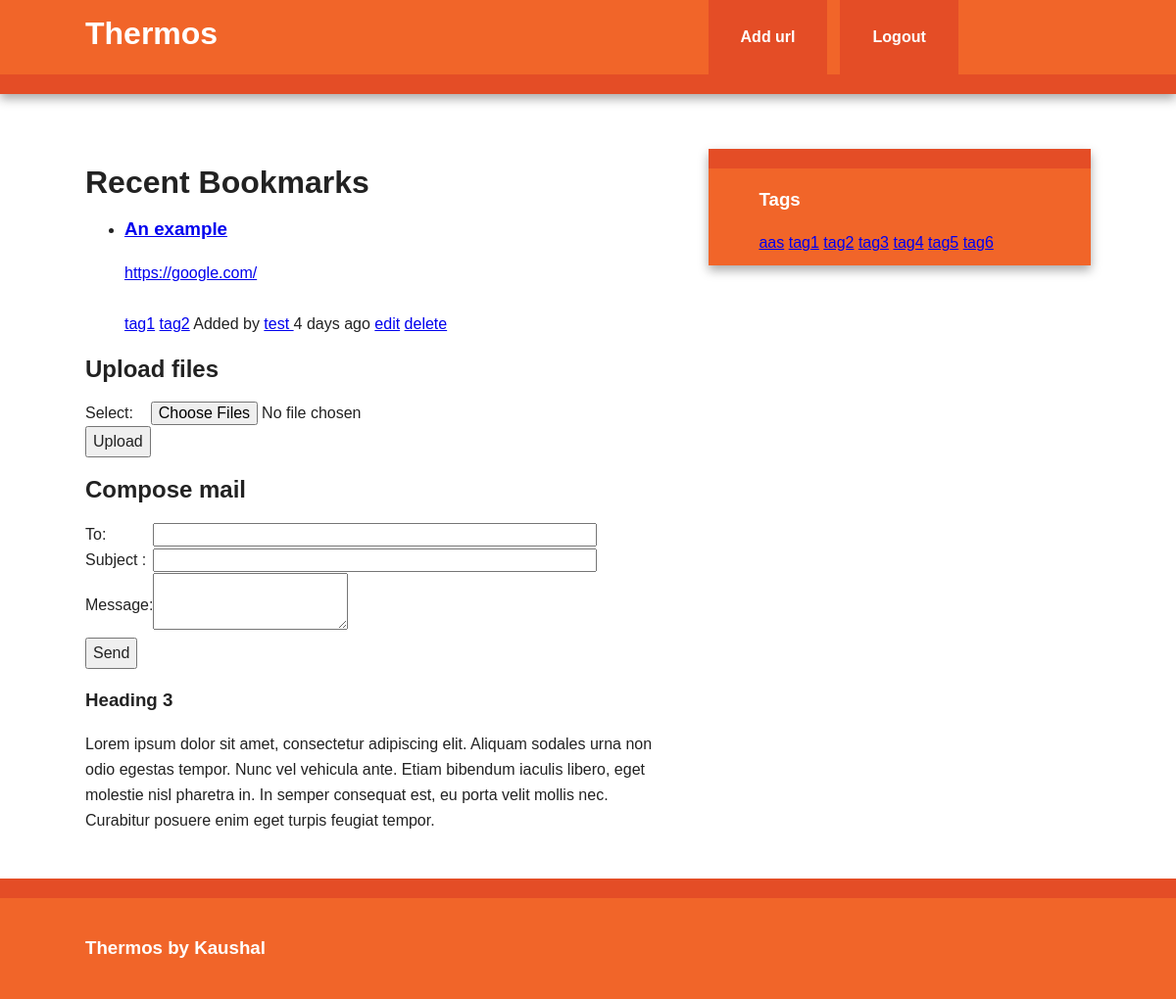
Before: /index (signed in) with the older database file.
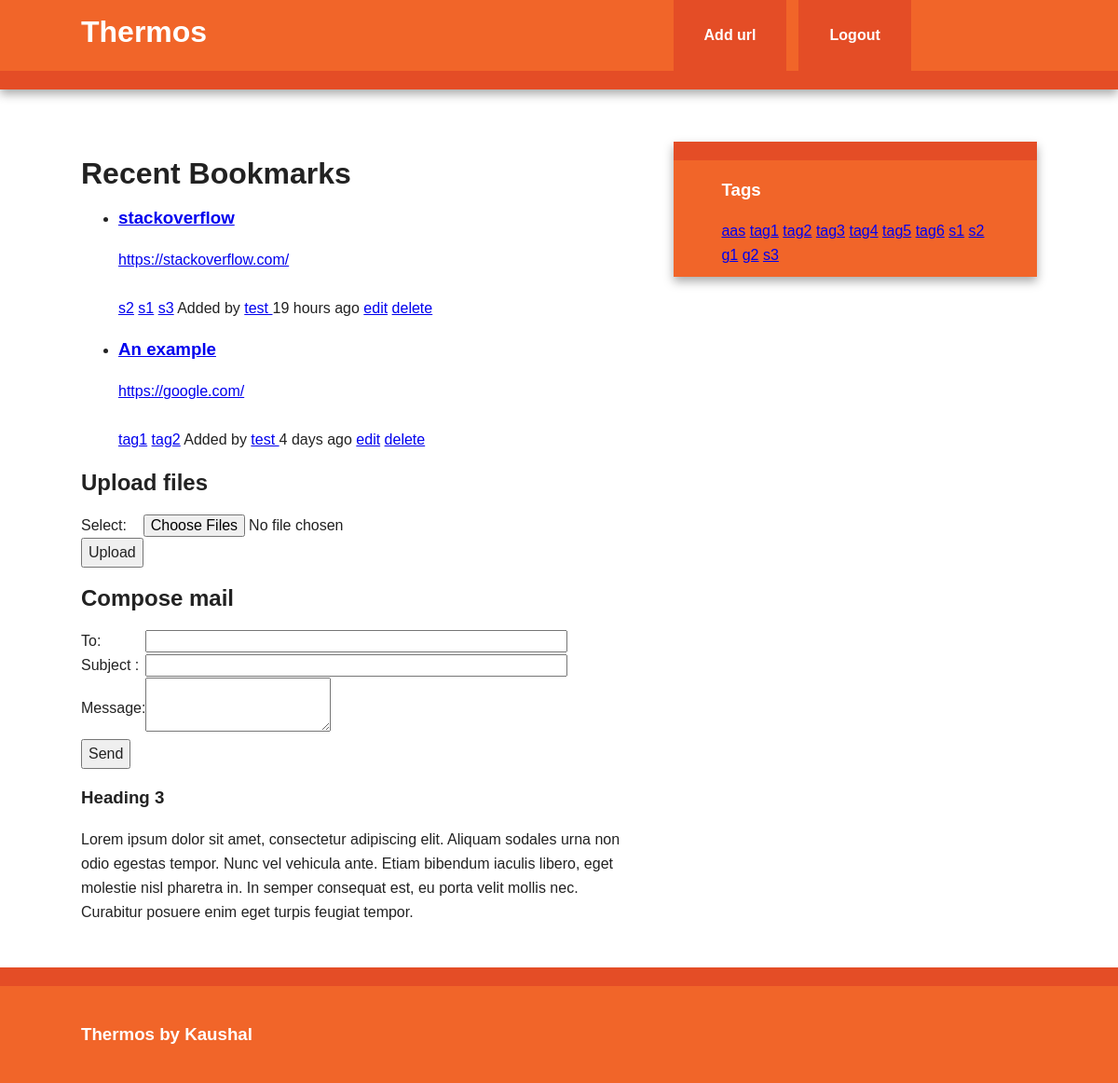
After: the same page with the newer database file.
### thermos/models.py (models this page shows, shortened)
class Bookmark(db.Model):
    id = db.Column(db.Integer, primary_key=True)
    url = db.Column(db.Text, nullable=False)
    date = db.Column(db.DateTime, default=datetime.utcnow)
    description = db.Column(db.String(300))
    user_id = db.Column(db.Integer, db.ForeignKey('user.id'), nullable=False)
    _tags = db.relationship('Tag', secondary=tags, backref=db.backref('bookmarks', lazy='dynamic'))
    @staticmethod
    def new_bookmarks(num):
        return Bookmark.query.order_by(desc(Bookmark.date)).limit(num)
    @property
    def tags(self):
        return ','.join([t.name for t in self._tags])
    @tags.setter
    def tags(self, string):
        if string:
            self._tags = [Tag.get_or_create(name) for name in string.split(',')]
        else:
            self._tags = []

class User(db.Model, UserMixin):
    id = db.Column(db.Integer, primary_key=True)
    username = db.Column(db.String(30), unique=True)
    email = db.Column(db.String(30), unique=True)
    bookmarks = db.relationship('Bookmark', backref='user', lazy='dynamic')
    password_hash = db.Column(db.String(30))
    @property
    def password(self):
        raise AttributeError("Password : write only field")

class Tag(db.Model):
    id = db.Column(db.Integer, primary_key=True)
    name = db.Column(db.String(25), nullable=False, unique=True, index=True)
    @staticmethod
    def all():
        return Tag.query.all()
    def __repr__(self):
        return self.name

### thermos/main/views.py (the view)
@main.route('/')
@main.route('/index')
@login_required
def index():
    if current_user.is_authenticated:
        return render_template('index.html',
                               new_bookmarks=Bookmark.new_bookmarks(5),
                               upload_form=UploadFileForm(), mail_form=MailForm())
    else:
        return render_template('signup.html')

### thermos/main/forms.py
class UploadFileForm(Form):
    uploaded_files = MultipleFileField("Select: ")

class MailForm(Form):
    recipient = EmailField('To: ', validators=[DataRequired(), Email()])
    subject = StringField('Subject :')
    message = TextAreaField('Message: ')

### thermos/main/views.py (called while the page is built)
@login_manager.user_loader
def load_user(userid):
    return User.query.get(int(userid))

@main.app_context_processor
def inject_tags():
    return dict(all_tags=Tag.all)

### thermos/templates/index.html (shortened to what this page needs)
{% extends "base.html" %}
{% from "form_macro.html" import render_field %}
{% block content %}
    <article>
        <header>
            <h1>Recent Bookmarks</h1>
            {% if new_bookmarks.count()>0  %}
                {% with bookmarks = new_bookmarks %}
                    {% include "bookmark_list.html" %}
                {% endwith %}
            {% endif %}
        </header>
        <h2>Upload files</h2>
        <section>
            <form action="{{ url_for('main.upload') }}" method="post" enctype=multipart/form-data>
                <table>
                    {{ render_field(upload_form.uploaded_files, size=50) }}
                    <tr class="submit">
                        <td>
                            <button type="submit">Upload</button>
                        </td>
                        <td></td>
                    </tr>
                </table>
            </form>
        </section>
        <h2>Compose mail</h2>
        <section>
            <form action="{{ url_for('main.compose_mail') }}" method="post" enctype=multipart/form-data>
                <table>
                    {{ render_field(mail_form.recipient, size=50) }}
                    {{ render_field(mail_form.subject, size=50) }}
                    {{ render_field(mail_form.message, size=300) }}
                    <tr class="submit">
                        <td>
                            <button type="submit">Send</button>
                        </td>
                        <td></td>
                    </tr>
                </table>
            </form>
        </section>
        <footer>
            <h3>Heading 3</h3>
            <p>Lorem ipsum dolor sit amet, consectetur adipiscing elit. Aliquam sodales urna non odio egestas tempor. Nunc vel vehicula ante. Etiam bibendum iaculis libero, eget molestie nisl pharetra in. In semper consequat est, eu porta velit mollis nec. Curabitur posuere enim eget turpis feugiat tempor.</p>
        </footer>
    </article>
{% endblock %}

### thermos/templates/base.html (shortened to what this page needs)
<!doctype html>
<html class="no-js" lang="">
    <head>
        <link rel="stylesheet" href="{{ url_for('static', filename='css/normalize.min.css') }}">
        <link rel="stylesheet" href="{{ url_for('static', filename='css/main.css') }}">
    </head>
    <body>
        <div class="header-container">
            <header class="wrapper clearfix">
                <a href="{{ url_for('main.index') }}"><h1 class="title">Thermos</h1></a>
                <nav>
                    <ul>
                        {% if current_user.is_authenticated %}
                            <li><a href="{{ url_for('bookmark.add')}}">Add url</a></li>
                            <li><a href="{{ url_for('auth.logout') }}">Logout</a></li>
                        {% else %}
                            <li><a href="{{ url_for('auth.login') }}">Sign in</a></li>
                            <li><a href="{{ url_for('auth.register') }}">Sign up</a></li>
                        {% endif %}
                    </ul>
                </nav>
            </header>
        </div>
        <div class="main-container">
            <div class="main wrapper clearfix">
                <br>
                {% block content %}
                {% endblock %}
                {% block sidebar %}
                    <aside>
                        <h3>Tags</h3>
                            {% for t in all_tags() %}
                                <a href="{{ url_for('bookmark.tag', name=t) }}">{{ t }}</a>
                            {% endfor %}
                    </aside>
                {% endblock %}
            </div>
        </div>
        <div class="footer-container">
            <footer class="wrapper">
                <h3>Thermos by Kaushal</h3>
            </footer>
        </div>
    </body>
</html>

### thermos/templates/bookmark_list.html
<ul class="bookmarks">
    {% for bookmark in bookmarks %}
        <li>
            {% include 'bookmark.html' %}
        </li>
    {% endfor %}
</ul>

### thermos/templates/bookmark.html
<a class="header" href="{{ bookmark.url}}">
    <h3 class="description">
        {{ bookmark.description | truncate(50, killwords=True) }}
    </h3>
    <span class="url">
        {{ bookmark.url|truncate(50, killwords=True)}}
    </span>
</a>
<div class="info">
    <br>
    {% for t in bookmark.tags.split(",") %}
        <a href="{{ url_for('bookmark.tag', name=t) }}">{{ t }}</a>
    {% endfor %}
    Added by <a href="{{ url_for('user.user', username=bookmark.user.username) }}">
        {{ bookmark.user.username }}
    </a>
    {{ moment(bookmark.date).fromNow() }}
    {% if current_user == bookmark.user %}
        <span>
            <a href="{{ url_for('bookmark.edit_bookmark', bookmark_id=bookmark.id)}}"> edit</a>
        </span>
        <span>
            <a href="{{ url_for('bookmark.delete_bookmark', bookmark_id=bookmark.id)}}"> delete</a>
        </span>
    {% endif %}
</div>

Changed rows visible on the page:
added Bookmark: description "stackoverflow", url "https://stackoverflow.com/", t "s2" "s1" "s3", user.username "test", date "19 hours ago"
added Tag: name "s1"
added Tag: name "s2"
added Tag: name "g1"
added Tag: name "g2"
added Tag: name "s3"
